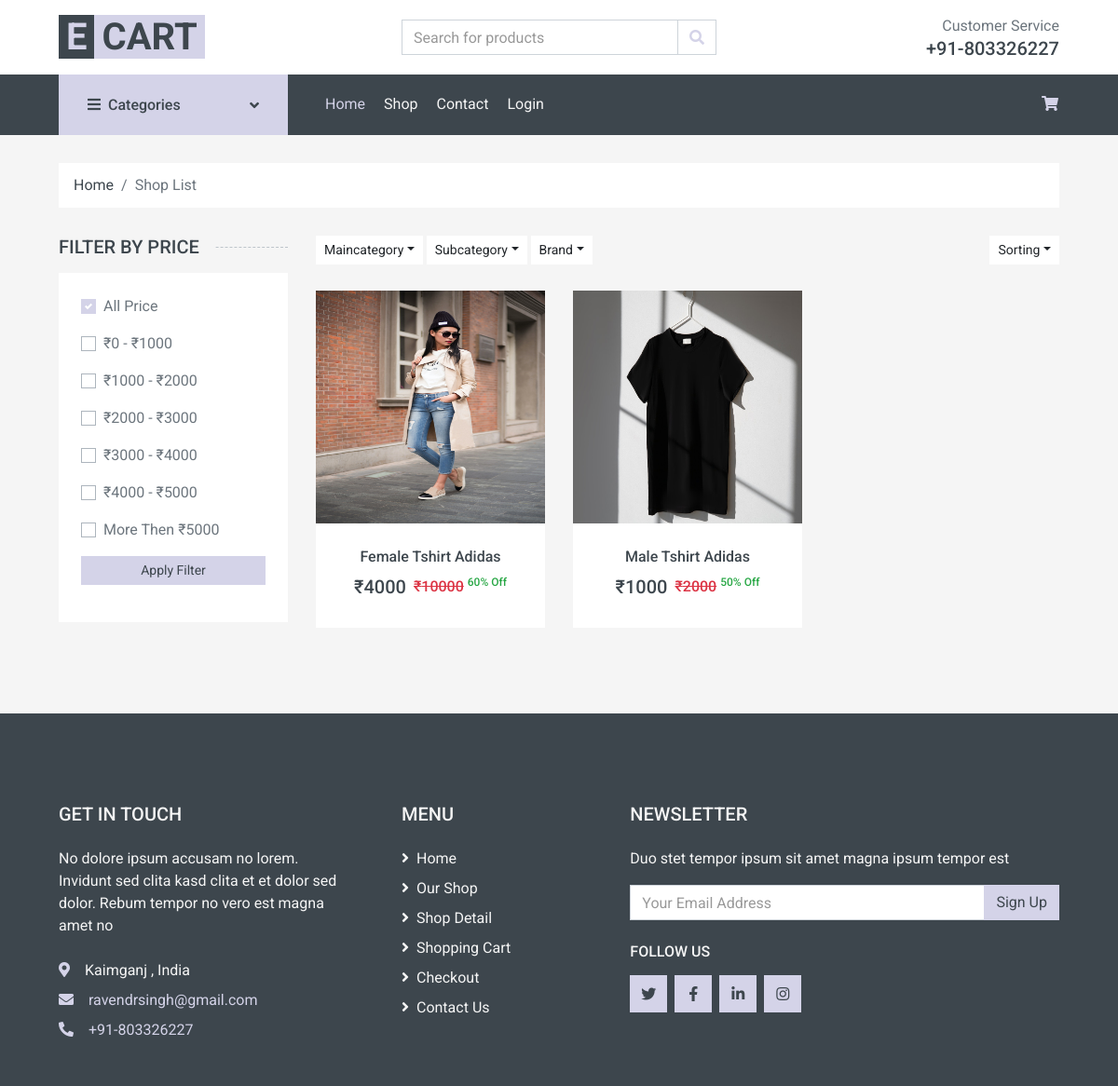
Screenshot of /shop/All/Tshirt/Adidas/ with the database file from the repository.
### mainApp/models.py (models this page shows, shortened)
class Product(models.Model):
    id = models.AutoField(primary_key=True)
    name = models.CharField(max_length=50)
    maincategory = models.ForeignKey(Maincategory,on_delete=models.CASCADE)
    subcategory = models.ForeignKey(Subcategory,on_delete=models.CASCADE)
    brand = models.ForeignKey(Brand,on_delete=models.CASCADE)
    color = models.CharField(max_length=30)
    size = models.CharField(max_length=30)
    baseprice = models.IntegerField()
    discount = models.IntegerField()
    finalprice = models.IntegerField()
    stock = models.BooleanField(default=True)
    description = models.TextField()
    pic1 = models.ImageField(upload_to="products")
    pic2 = models.ImageField(upload_to="products",default=None,null=True,blank=True)
    pic3 = models.ImageField(upload_to="products",default=None,null=True,blank=True)
    pic4 = models.ImageField(upload_to="products",default=None,null=True,blank=True)

### mainApp/views.py (the view)
# urls.py: path('shop/<str:mc>/<str:sc>/<str:br>/',mainApp.shopPage),
def shopPage(Request,mc,sc,br):
    if(mc=="All" and sc=="All" and br=="All"):
        data = Product.objects.all().order_by("-id")
    elif(mc!="All" and sc=="All" and br=="All"):
        data = Product.objects.filter(maincategory=Maincategory.objects.get(name=mc)).order_by("-id")
    elif(mc=="All" and sc!="All" and br=="All"):
        data = Product.objects.filter(subcategory=Subcategory.objects.get(name=sc)).order_by("-id")
    elif(mc=="All" and sc=="All" and br!="All"):
        data = Product.objects.filter(brand=Brand.objects.get(name=br)).order_by("-id")
    elif(mc!="All" and sc!="All" and br=="All"):
        data = Product.objects.filter(maincategory=Maincategory.objects.get(name=mc),subcategory=Subcategory.objects.get(name=sc)).order_by("-id")
    elif(mc!="All" and sc=="All" and br!="All"):
        data = Product.objects.filter(maincategory=Maincategory.objects.get(name=mc),brand=Brand.objects.get(name=br)).order_by("-id")
    elif(mc=="All" and sc!="All" and br!="All"):
        data = Product.objects.filter(brand=Brand.objects.get(name=br),subcategory=Subcategory.objects.get(name=sc)).order_by("-id")
    else:
        data = Product.objects.filter(maincategory=Maincategory.objects.get(name=mc),brand=Brand.objects.get(name=br),subcategory=Subcategory.objects.get(name=sc)).order_by("-id")
    maincategories = Maincategory.objects.all()
    subcategories = Subcategory.objects.all()
    brands = Brand.objects.all()
    return render(Request,"shop.html",{'data':data,'maincategories':maincategories,'subcategories':subcategories,'brands':brands,'mc':mc,'sc':sc,'br':br})

### mainApp/templates/shop.html (shortened to what this page needs)
{% extends 'index.html' %}
{% load static %}
{% block body %}
    <div class="container-fluid">
        <div class="row px-xl-5">
            <div class="col-12">
                <nav class="breadcrumb bg-light mb-30">
                    <a class="breadcrumb-item text-dark" href="/">Home</a>
                    <span class="breadcrumb-item active">Shop List</span>
                </nav>
            </div>
        </div>
    </div>
    <div class="container-fluid">
        <div class="row px-xl-5">
            <div class="col-lg-3 col-md-4">
                <h5 class="section-title position-relative text-uppercase mb-3"><span class="bg-secondary pr-3">Filter by price</span></h5>
                <div class="bg-light p-4 mb-30">
                    <form action="/price-filter/{{mc}}/{{sc}}/{{br}}/" method="post">
                        <div class="custom-control custom-checkbox d-flex align-items-center justify-content-between mb-3">
                            <label class="custom-control-label" for="price-all">All Price</label>
                        </div>
                        <div class="custom-control custom-checkbox d-flex align-items-center justify-content-between mb-3">
                            <label class="custom-control-label" for="price-1">&#8377;0 - &#8377;1000</label>
                        </div>
                        <div class="custom-control custom-checkbox d-flex align-items-center justify-content-between mb-3">
                            <label class="custom-control-label" for="price-2">&#8377;1000 - &#8377;2000</label>
                        </div>
                        <div class="custom-control custom-checkbox d-flex align-items-center justify-content-between mb-3">
                            <label class="custom-control-label" for="price-3">&#8377;2000 - &#8377;3000</label>
                        </div>
                        <div class="custom-control custom-checkbox d-flex align-items-center justify-content-between mb-3">
                            <label class="custom-control-label" for="price-4">&#8377;3000 - &#8377;4000</label>
                        </div>
                        <div class="custom-control custom-checkbox d-flex align-items-center justify-content-between mb-3">
                            <label class="custom-control-label" for="price-5">&#8377;4000 - &#8377;5000</label>
                        </div>
                        <div class="custom-control custom-checkbox d-flex align-items-center justify-content-between">
                            <label class="custom-control-label" for="price-6">More Then &#8377;5000</label>
                        </div>
                        <div class="my-3">
                            <button type="submit" class="btn btn-primary btn-sm w-100">Apply Filter</button>
                        </div>
                    </form>
                </div>
            </div>
            <div class="col-lg-9 col-md-8">
                <div class="row pb-3">
                    <div class="col-12 pb-1">
                        <div class="d-flex align-items-center justify-content-between mb-4">
                            <div>
                                <div class="btn-group">
                                    <button type="button" class="btn btn-sm btn-light dropdown-toggle" data-toggle="dropdown">Maincategory</button>
                                </div>
                                <div class="btn-group">
                                    <button type="button" class="btn btn-sm btn-light dropdown-toggle" data-toggle="dropdown">Subcategory</button>
                                </div>
                                <div class="btn-group">
                                    <button type="button" class="btn btn-sm btn-light dropdown-toggle" data-toggle="dropdown">Brand</button>
                                </div>
                            </div>
                            <div class="ml-2">
                                <div class="btn-group">
                                    <button type="button" class="btn btn-sm btn-light dropdown-toggle" data-toggle="dropdown">Sorting</button>
                                </div>
                            </div>
                        </div>
                    </div>
                    {% for item in data %}
                    <div class="col-md-4 col-sm-6 pb-1">
                        <div class="product-item bg-light mb-4">
                            <div class="product-img position-relative overflow-hidden">
                                <a href="/single-product/{{item.id}}">
                                    <img class="w-100" src={{item.pic1.url}} height="250px" alt="">
                                </a>
                            </div>
                            <div class="text-center py-4">
                                <a class="h6 text-decoration-none text-truncate" href="/single-product/{{item.id}}">{{item.name}}</a>
                                <div class="d-flex align-items-center justify-content-center mt-2">
                                    <h5>&#8377;{{item.finalprice}}</h5><h6 class="text-muted ml-2"><del class="text-danger">&#8377;{{item.baseprice}}</del> <sup class="text-success">{{item.discount}}% Off</sup></h6>
                                </div>
                            </div>
                        </div>
                    </div>
                    {% endfor %}
                </div>
            </div>
        </div>
    </div>
{% endblock %}

### rows the page displays
Product: pic1 (picture), name "Female Tshirt Adidas", finalprice "4000", baseprice "10000", discount "60"
Product: pic1 (picture), name "Male Tshirt Adidas", finalprice "1000", baseprice "2000", discount "50"
